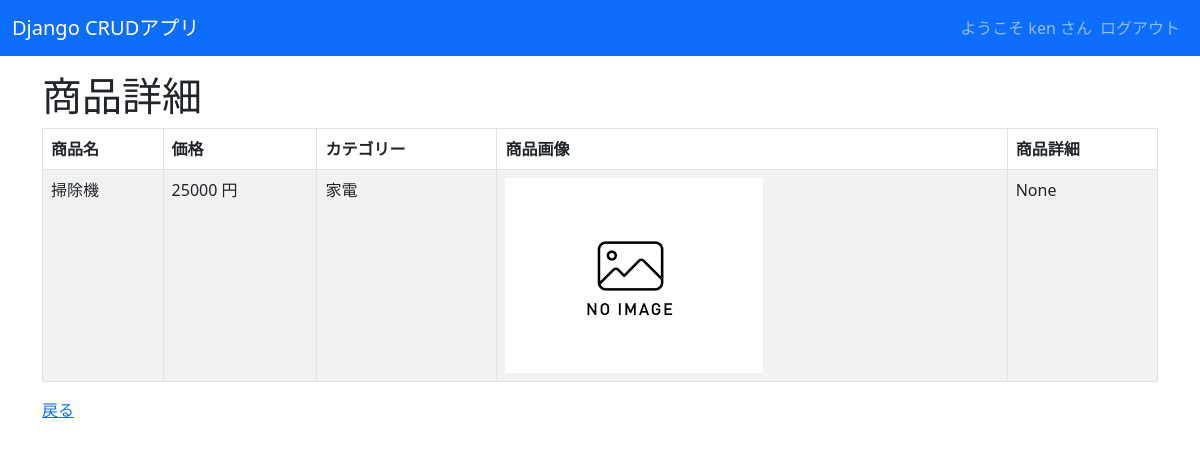
/crud/detail/2 (signed in), run on the app's committed database.
### crud/models.py (models this page shows, shortened)
class Product(models.Model):
    name = models.CharField(max_length=200)
    price = models.PositiveIntegerField()
    category = models.ForeignKey(Category, on_delete=models.CASCADE)
    img = models.ImageField(blank=True,default='noImage.png')
    detail = models.TextField(blank=True,null=True)

class Category(models.Model):
    name =  models.CharField(max_length=200)
    def __str__(self):
        return self.name

### crud/views.py (the view)
# urls.py: path('crud/detail/<int:pk>', views.ProductDetailView.as_view(), name="detail"),
class ProductDetailView(LoginRequiredMixin,DetailView):
    model = Product

### crud/templates/crud/product_detail.html (shortened to what this page needs)
{% extends "base.html" %} {% load bootstrap %}
{% block content %}
<h1>商品詳細</h1>
<table class="table table-striped table-hover table-bordered">
  <thead>
    <tr>
      <th>商品名</th>
      <th>価格</th>
      <th>カテゴリー</th>
      <th>商品画像</th>
      <th>商品詳細</th>
    </tr>
  </thead>
  <tr>
    <td>{{ object.name }}</td>
    <td>{{ object.price }} 円</td>
    <td>{{ object.category }}</td>
    <td>
      <img src="{{ product.img.url }}" style="width:100px height:auto;" />
    </td>
    <td>{{object.detail}}</td>
  </tr>
</table>
<a href="{% url 'list' %}">戻る</a>
{% endblock %}

### crud/templates/base.html (shortened to what this page needs)
<!DOCTYPE html>
<html lang="ja">
  <head>
    <link
      href="https://cdn.jsdelivr.net/npm/bootstrap@5.3.0-alpha3/dist/css/bootstrap.min.css"
      rel="stylesheet"
    />
  </head>
  <body>
    <nav
      class="navbar navbar-expand-lg navbar-dark bg-primary"
      style="margin-bottom: 1rem"
    >
      <div class="container-fluid">
        <a class="navbar-brand" href="{% url 'list' %}">Django CRUDアプリ</a>
        <div class="collapse navbar-collapse" id="navbarNav">
          <ul class="navbar-nav ms-auto">
            {% if request.user.is_authenticated %}
            <span class="navbar-text">
              ようこそ {{ user.get_username }} さん
            </span>
            <li class="nav-item">
              <form action="{% url 'logout' %}" method="post">
                <input class="nav-link" type="submit" value="ログアウト" />
              </form>
            </li>
            {% else %}
            <li class="nav-item">
              <a class="nav-link" href="{% url 'login' %}">ログイン</a>
            </li>
            {% endif %}
          </ul>
        </div>
      </div>
    </nav>
    <div class="container">{% block content %}{% endblock %}</div>
  </body>
</html>

### data on the page
Product: name "掃除機", price "25000", category "家電", img (placeholder picture), detail "None"

### other printed values
{{ user.get_username }} "ken"
